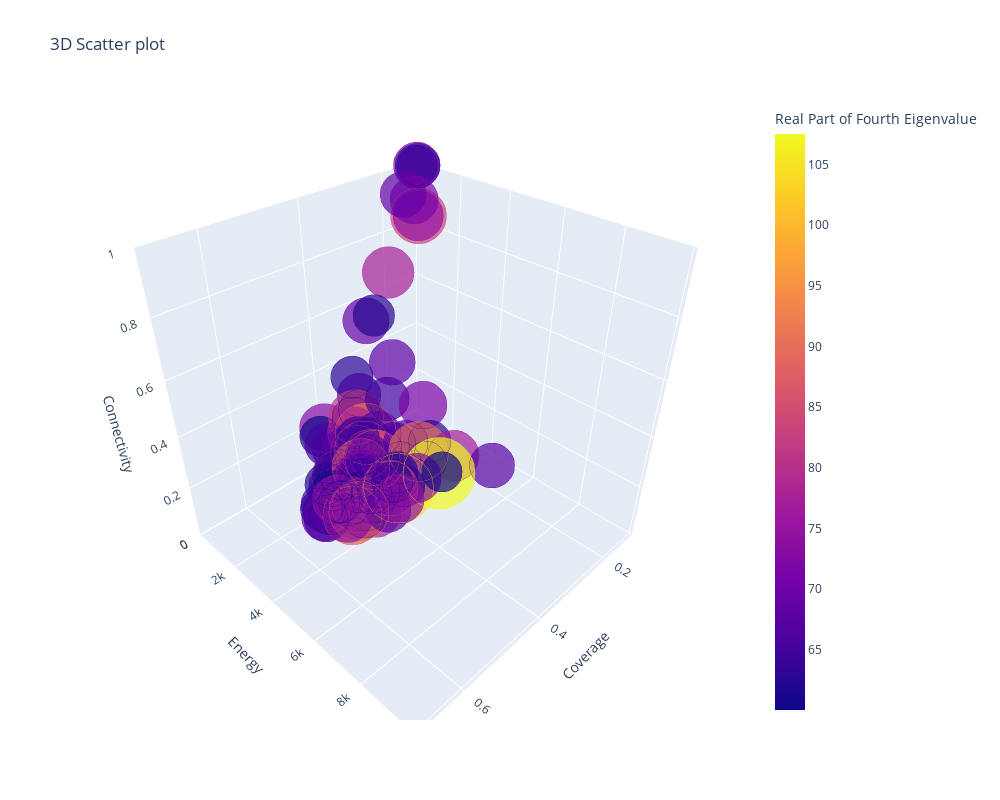

The code cell stored with this chart in its notebook:
### Code cell
FL.plot_3D_vis(fourth_eigenvalues, coverage, energy, connectivity)
